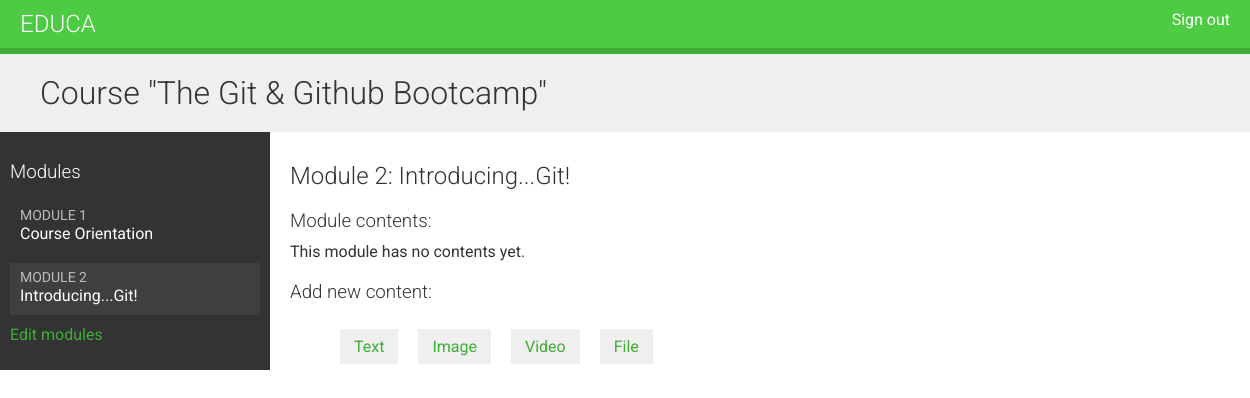
The page /course/module/5/ (signed in) on the database as committed earlier.
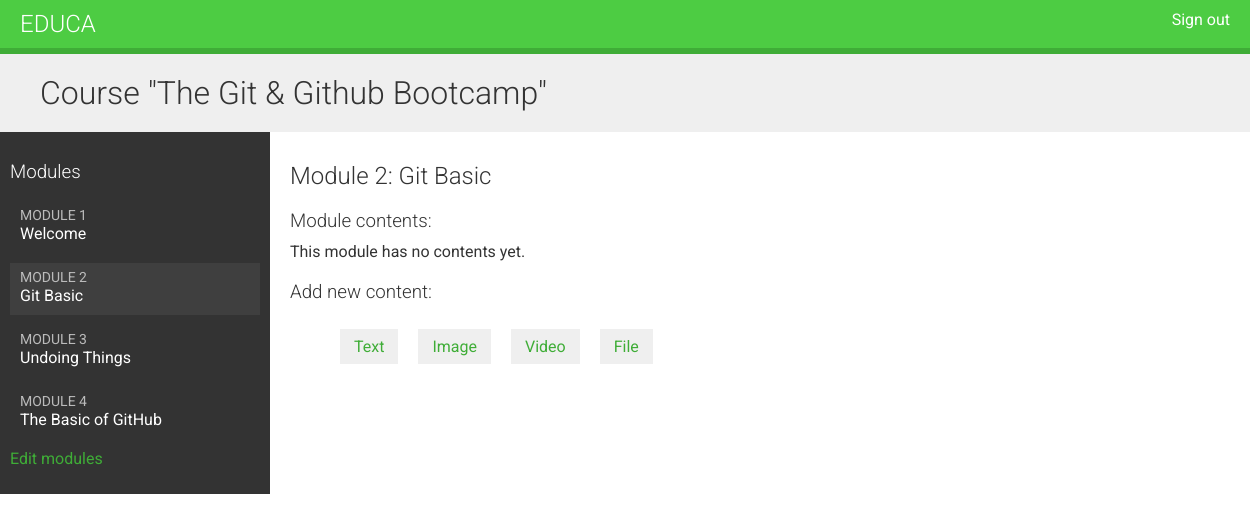
The same page on the database as committed later.
### courses/models.py (models this page shows, shortened)
class Course(models.Model):
    owner = models.ForeignKey(User, related_name='courses_created', on_delete=models.CASCADE)
    subject = models.ForeignKey(Subject, related_name='courses', on_delete=models.CASCADE)
    title = models.CharField(max_length=200)
    slug = models.SlugField(max_length=200, unique=True)
    overview = models.TextField()
    created = models.DateTimeField(auto_now_add=True)
    class Meta:
        ordering = ['-created']

class Module(models.Model):
    course = models.ForeignKey(Course, related_name='modules', on_delete=models.CASCADE)
    title = models.CharField(max_length=200)
    description = models.TextField(blank=True)
    order = OrderField(blank=True, for_fields=['course'])
    class Meta:
        ordering = ['order']

### courses/views.py (the view)
# urls.py: path('module/<int:module_id>/', views.ModuleContentListView.as_view(), name='module_content_list'),
class ModuleContentListView(TemplateResponseMixin, View):
    template_name = 'courses/manage/module/content_list.html'
    def get(self, request, module_id):
        module = get_object_or_404(Module, id=module_id, course__owner=request.user)
        return self.render_to_response({'module': module})

### courses/templates/courses/manage/module/content_list.html (shortened to what this page needs)
{% extends "base.html" %}
{% load course %}
{% block content %}
{% with course=module.course %}
  <h1>Course "{{ course.title }}"</h1>
  <div class="contents">
    <h3>Modules</h3>
    <ul id="modules">
      {% for m in course.modules.all %}
        <li data-id="{{ m.id }}" {% if m == module %}class="selected"{% endif %}>
          <a href="{% url "module_content_list" m.id %}">
            <span>
              Module <span class="order">{{ m.order|add:1 }}</span>
            </span>
            <br>
            {{ m.title }}
          </a>
        </li>
      {% empty %}
        <li>No modules yet.</li>
      {% endfor %}
    </ul>
    <p><a href="{% url "course_module_update" course.id %}">
    Edit modules</a></p>
  </div>
  <div class="module">
    <h2>Module {{ module.order|add:1 }}: {{ module.title }}</h2>
    <h3>Module contents:</h3>
    <div id="module-contents">
      {% for content in module.contents.all %}
        <div data-id="{{ content.id }}">
          {% with item=content.item %}
            <p>{{ item }} ({{ item|model_name }})</p>
            <a href="{% url "module_content_update" module.id item|model_name item.id %}">
              Edit
            </a>
            <form action="{% url "module_content_delete" content.id %}" method="post">
              <input type="submit" value="Delete">
              {% csrf_token %}
            </form>
            {% endwith %}
        </div>
      {% empty %}
        <p>This module has no contents yet.</p>
      {% endfor %}
    </div>
    <h3>Add new content:</h3>
    <ul class="content-types">
      <li>
        <a href="{% url "module_content_create" module.id "text" %}">Text</a>
      </li>
      <li>
        <a href="{% url "module_content_create" module.id "image" %}">Image</a>
      </li>
      <li>
        <a href="{% url "module_content_create" module.id "video" %}">Video</a>
      </li>
      <li>
        <a href="{% url "module_content_create" module.id "file" %}">File</a>
      </li>
    </ul>
  </div>
{% endwith %}
{% endblock %}

### courses/templates/base.html (shortened to what this page needs)
{% load static %}
<!DOCTYPE html>
<html>
  <head>
    <link href="{% static "css/base.css" %}" rel="stylesheet">
  </head>
  <body>
    <div id="header">
      <a href="/" class="logo">Educa</a>
      <ul class="menu">
        {% if request.user.is_authenticated %}
          <li><a href="{% url "logout" %}">Sign out</a></li>
        {% else %}
          <li><a href="{% url "login" %}">Sign in</a></li>
        {% endif %}
      </ul>
    </div>
    <div id="content">
      {% block content %}
      {% endblock %}
    </div>
  </body>
</html>

### courses/static/css/base.css (style rules this page uses)
body { margin:0; font-family:'Roboto', sans-serif; font-weight:400; color:#333; }
a { color:#3fad37; text-decoration:none; }
ul { float:left; }
h1, h2, h3, h4, h5, h6 { font-family:'Roboto', sans-serif; font-weight:300; }
h1 { background:#efefef; width:100%; overflow:auto; padding:20px 0 20px 40px; margin:0; }
.module { padding:10px 20px; float:left; width:600px; }
.module h3 { margin:20px 0 0; padding:0; width:100%; }
.module p { margin:10px 0 20px; width:100%; float:left; }
#header { background:#4dcc43; overflow:auto; padding:10px 20px; border-bottom:6px solid #3fad37; }
#header .logo { text-decoration:none; font-family:'Roboto', sans-serif; font-weight:300; text-transform:uppercase; font-size:24px; color:#fff; float:left; }
#header a { color:#fff; }
#header .menu { list-style:none; float:right; margin:0; padding:0; }
.contents { width:20%; padding:10px; float:left; background:#333; color: #fff; font-family:'Roboto', sans-serif; }
.contents ul { list-style:none; margin:0; padding:0; width:100%; }
.contents ul li { margin:0 0 10px 0; padding:4px 10px 10px; overflow:auto; cursor:move; }
.contents ul li.selected { background:#3f3f3f; }
.contents ul span { text-transform:uppercase; color:#bbb; font-size:14px; }
.contents ul a { display:block; color:#fff; text-decoration:none; }
ul.content-types li { list-style:none; float:left; margin:10px; background:#efefef; padding:8px 14px; }

Rows that differ between the two databases and show on the page:
changed Module: title "Course Orientation" → "Welcome"
changed Module: title "Introducing...Git!" → "Git Basic"
added Module: order|add "3", title "Undoing Things"
added Module: order|add "4", title "The Basic of GitHub"
